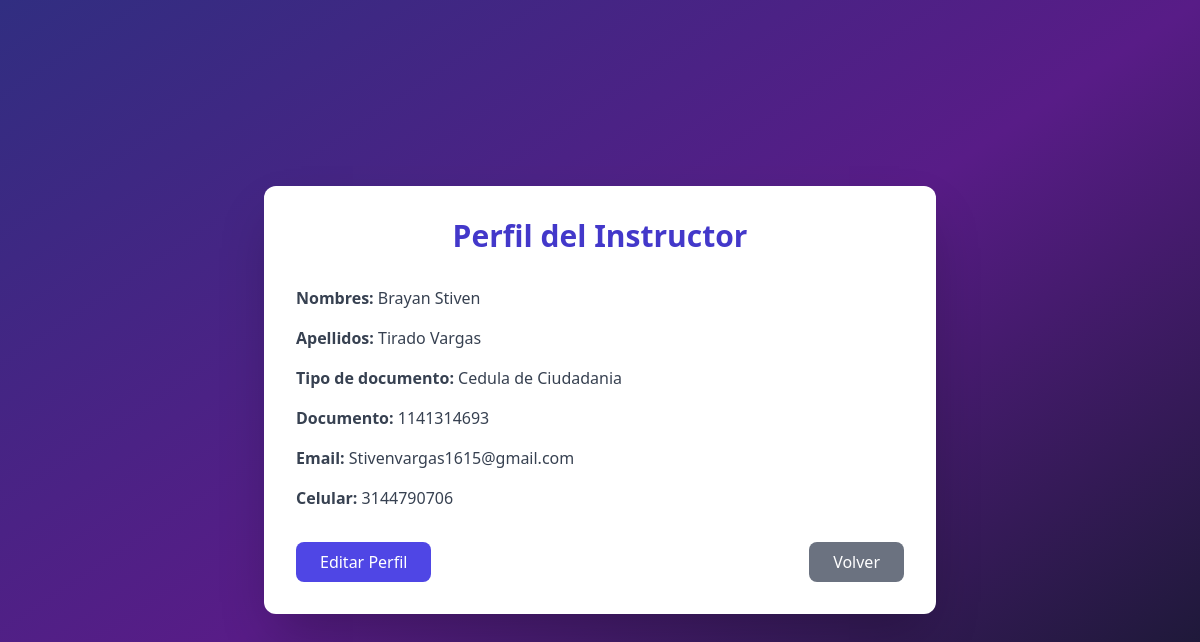
Page /instructor/perfil (signed in) on the committed database.
### app/models/users.py (models this page shows, shortened)
class Instructor(db.Model, UserMixin):
    __tablename__ = 'instructor'
    id_instructor = db.Column(db.Integer, primary_key=True)
    nombre_instructor = db.Column(db.String(45), nullable=False)
    apellido_instructor = db.Column(db.String(45), nullable=False)
    correo_instructor = db.Column(db.String(100), nullable=False)
    celular_instructor = db.Column(db.String(45), nullable=False)
    tipo_documento = db.Column(db.Enum('Cedula de Ciudadania','Cedula Extrangeria'), nullable=False)
    documento = db.Column(db.String(45), nullable=False)
    passwordInstructor = db.Column(db.String(250), nullable=False)
    programas = db.relationship('Programa', back_populates='instructor_rel', lazy=True, cascade='all, delete-orphan')
    seguimientos = db.relationship('Seguimiento', back_populates='instructor_rel', lazy=True, cascade='all, delete-orphan')
    aprendices_rel = db.relationship('Aprendiz', back_populates='instructor')

### app/routes/instructor_route.py (the view)
@bp.route('/perfil')
@login_required
def perfil_instructor():
    if not hasattr(current_user, "id_instructor"):
        flash("No tienes permiso para acceder a este perfil.", "danger")
        return redirect(url_for("perfil_instructor"))  # o a donde quieras redirigir
    return render_template("perfil_instructor.html", instructor=current_user)

### app/__init__.py (called while the page is built)
@login_manager.user_loader
def load_user(user_id):
    from app.models.users import Aprendiz, Instructor, User
    try:
        role, id = user_id.split("-")
        id = int(id)
    except (ValueError, AttributeError):
        return None
    if role == "aprendiz":
        return Aprendiz.query.get(id)
    elif role == "instructor":
        return Instructor.query.get(id)
    elif role == "admin":
        return User.query.get(id)
    return None

### app/templates/perfil_instructor.html (shortened to what this page needs)
<!DOCTYPE html>
<html lang="es">
<head>
    <script src="https://cdn.tailwindcss.com"></script>
</head>
<body class="bg-gradient-to-br from-indigo-900 via-purple-900 to-gray-900 min-h-screen flex items-center justify-center p-4">
    <div class="bg-white shadow-2xl rounded-xl p-8 w-full max-w-2xl">
        <h2 class="text-3xl font-extrabold text-center text-indigo-700 mb-8">
            Perfil del Instructor
        </h2>
        {% if mode == 'edit' %}
        <form method="POST" action="{{ url_for('instructor_bp.editar_instructor', id=instructor.id_instructor) }}" class="space-y-4 text-gray-700">
            <div>
                <label class="font-semibold">Nombres:</label>
                <input type="text" name="nombre_instructor" value="{{ instructor.nombre_instructor }}" class="w-full border rounded px-2 py-1">
            </div>
            <div>
                <label class="font-semibold">Apellidos:</label>
                <input type="text" name="apellido_instructor" value="{{ instructor.apellido_instructor }}" class="w-full border rounded px-2 py-1">
            </div>
            <div>
                <label class="font-semibold">Tipo de documento:</label>
                <select name="tipo_documento" class="w-full border rounded px-2 py-1">
                    <option value="CC" {% if instructor.tipo_documento == 'CC' %}selected{% endif %}>Cédula de Ciudadanía (CC)</option>
                    <option value="TI" {% if instructor.tipo_documento == 'TI' %}selected{% endif %}>Tarjeta de Identidad (TI)</option>
                    <option value="TE" {% if instructor.tipo_documento == 'TE' %}selected{% endif %}>Cédula de Extranjería (TE)</option>
                </select>
            </div>
            <div>
                <label class="font-semibold">Documento:</label>
                <input type="text" name="documento" value="{{ instructor.documento }}" class="w-full border rounded px-2 py-1">
            </div>
            <div>
                <label class="font-semibold">Email:</label>
                <input type="email" name="correo_instructor" value="{{ instructor.correo_instructor }}" class="w-full border rounded px-2 py-1">
            </div>
            <div>
                <label class="font-semibold">Celular:</label>
                <input type="text" name="celular_instructor" value="{{ instructor.celular_instructor }}" class="w-full border rounded px-2 py-1">
            </div>
            <div>
                <label class="font-semibold">Contraseña (dejar vacío si no cambia):</label>
                <input type="password" name="passwordInstructor" class="w-full border rounded px-2 py-1">
            </div>
            <div class="mt-4 flex justify-between">
                <button type="submit" class="bg-indigo-600 text-white px-6 py-2 rounded-lg hover:bg-indigo-700 transition">Guardar Cambios</button>
                <a href="{{ url_for('instructor_bp.perfil_instructor') }}"
                   class="bg-gray-500 text-white px-6 py-2 rounded-lg hover:bg-gray-600 transition">
                    Cancelar
                </a>
            </div>
        </form>
        {% else %}
        <div class="space-y-4 text-gray-700">
            <p><strong>Nombres:</strong> {{ instructor.nombre_instructor }}</p>
            <p><strong>Apellidos:</strong> {{ instructor.apellido_instructor }}</p>
            <p><strong>Tipo de documento:</strong> {{ instructor.tipo_documento }}</p>
            <p><strong>Documento:</strong> {{ instructor.documento }}</p>
            <p><strong>Email:</strong> {{ instructor.correo_instructor }}</p>
            <p><strong>Celular:</strong> {{ instructor.celular_instructor }}</p>
        </div>
        <div class="mt-8 flex justify-between">
            <a href="{{ url_for('instructor_bp.editar_instructor', id=instructor.id_instructor) }}"
               class="bg-indigo-600 text-white px-6 py-2 rounded-lg hover:bg-indigo-700 transition">
               Editar Perfil
            </a>
            <a href="{{ url_for('auth.dashboard') }}"
               class="bg-gray-500 text-white px-6 py-2 rounded-lg hover:bg-gray-600 transition">
                Volver
            </a>
        </div>
        {% endif %}
    </div>
</body>
</html>

### rows in the picture
Instructor: nombre_instructor "Brayan Stiven", apellido_instructor "Tirado Vargas", tipo_documento "Cedula de Ciudadania", documento "1141314693", correo_instructor "Stivenvargas1615@gmail.com", celular_instructor "3144790706"
